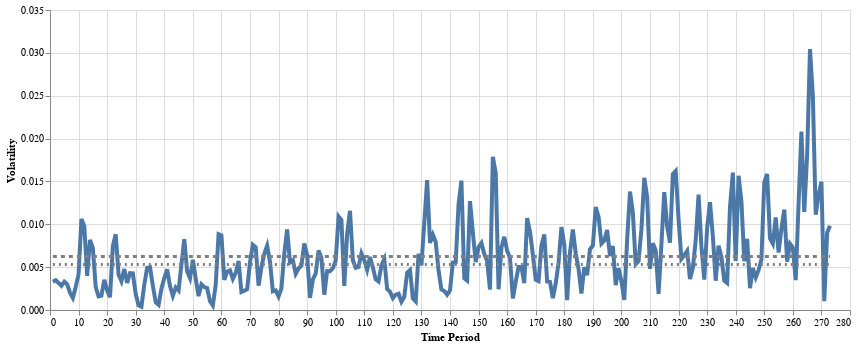

The notebook cell this image was saved under:
### Code cell
plot_index_volatility(volatility(index=rf_index.smooth, window=3, smooth=False))

### Figure 1 — Vega-Lite specification as saved in the notebook (floating-point values rounded to 4 significant figures; data arrays with more than 128 entries replaced by an {"elided": "..."} marker saying what was removed)
{"$schema": "https://vega.github.io/schema/vega-lite/v5.16.3.json", "config": {"view": {"continuousHeight": 300, "continuousWidth": 300}}, "data": {"name": "data-69e57eb98b373e8c57be8b6ca2d5aa63"}, "datasets": {"data-69e57eb98b373e8c57be8b6ca2d5aa63": {"elided": "273 records"}}, "height": 300, "layer": [{"encoding": {"x": {"field": "x", "title": "Time Period", "type": "quantitative"}, "y": {"field": "y", "scale": {"zero": false}, "title": "Volatility", "type": "quantitative"}}, "mark": {"size": 4, "type": "line"}}, {"encoding": {"x": {"field": "x", "title": "Time Period", "type": "quantitative"}, "y": {"field": "mean", "type": "quantitative"}}, "mark": {"color": "gray", "size": 3, "strokeDash": [4, 4], "type": "line"}}, {"encoding": {"x": {"field": "x", "title": "Time Period", "type": "quantitative"}, "y": {"field": "median", "type": "quantitative"}}, "mark": {"color": "gray", "size": 3, "strokeDash": [2, 4], "type": "line"}}], "width": 800}
